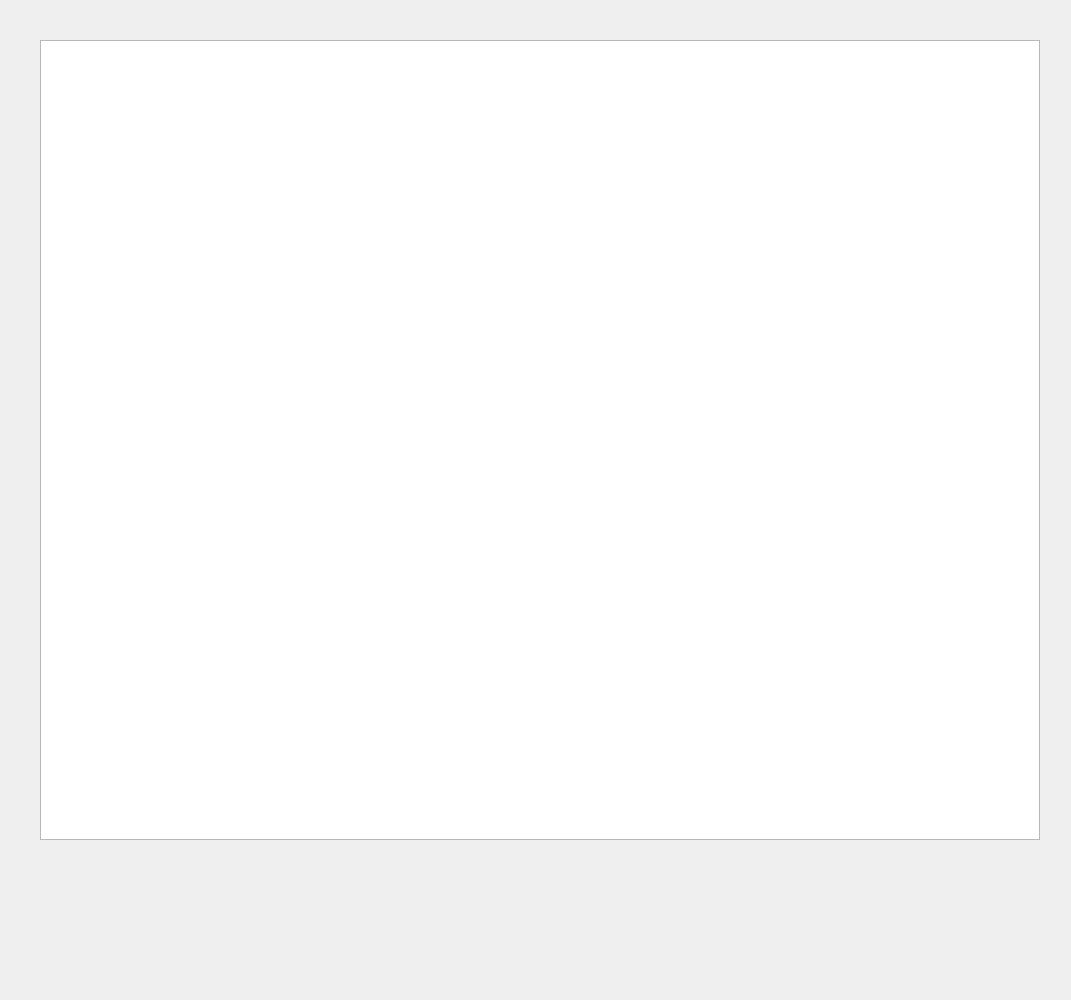
<?xml version="1.0" encoding="UTF-8"?>
<ui version="4.0">
 <class>neuronmodel</class>
 <widget class="QWidget" name="neuronmodel">
  <property name="geometry">
   <rect>
    <x>0</x>
    <y>0</y>
    <width>1071</width>
    <height>1000</height>
   </rect>
  </property>
  <property name="windowTitle">
   <string>neuronmodel</string>
  </property>
  <widget class="QGraphicsView" name="ViewOfScene">
   <property name="geometry">
    <rect>
     <x>40</x>
     <y>40</y>
     <width>1000</width>
     <height>800</height>
    </rect>
   </property>
   <property name="palette">
    <palette>
     <active>
      <colorrole role="WindowText">
       <brush brushstyle="SolidPattern">
        <color alpha="255">
         <red>0</red>
         <green>0</green>
         <blue>0</blue>
        </color>
       </brush>
      </colorrole>
      <colorrole role="Light">
       <brush brushstyle="SolidPattern">
        <color alpha="255">
         <red>0</red>
         <green>0</green>
         <blue>0</blue>
        </color>
       </brush>
      </colorrole>
     </active>
     <inactive>
      <colorrole role="WindowText">
       <brush brushstyle="SolidPattern">
        <color alpha="255">
         <red>0</red>
         <green>0</green>
         <blue>0</blue>
        </color>
       </brush>
      </colorrole>
      <colorrole role="Light">
       <brush brushstyle="SolidPattern">
        <color alpha="255">
         <red>0</red>
         <green>0</green>
         <blue>0</blue>
        </color>
       </brush>
      </colorrole>
     </inactive>
     <disabled>
      <colorrole role="WindowText">
       <brush brushstyle="SolidPattern">
        <color alpha="96">
         <red>164</red>
         <green>166</green>
         <blue>168</blue>
        </color>
       </brush>
      </colorrole>
      <colorrole role="Light">
       <brush brushstyle="SolidPattern">
        <color alpha="255">
         <red>0</red>
         <green>0</green>
         <blue>0</blue>
        </color>
       </brush>
      </colorrole>
     </disabled>
    </palette>
   </property>
   <property name="autoFillBackground">
    <bool>false</bool>
   </property>
   <property name="styleSheet">
    <string notr="true"/>
   </property>
   <property name="verticalScrollBarPolicy">
    <enum>Qt::ScrollBarAlwaysOff</enum>
   </property>
   <property name="horizontalScrollBarPolicy">
    <enum>Qt::ScrollBarAlwaysOff</enum>
   </property>
  </widget>
 </widget>
 <resources/>
 <connections/>
</ui>
